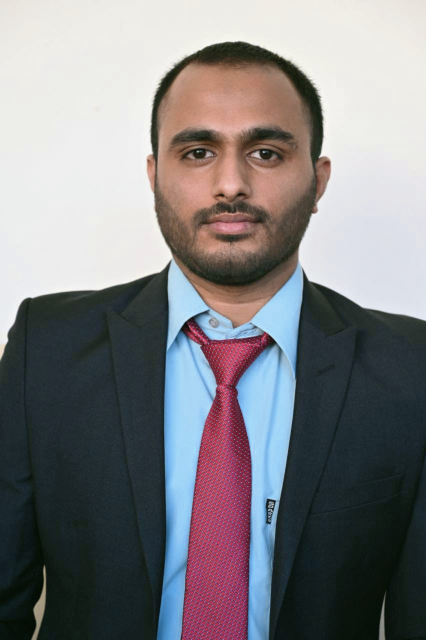
#> input picture assets/Roshan.jpeg, 852 x 1280 px (shown at 1/2 size)
$ jupyter execute read_write_show.ipynb
#> lines starting #> are read from the running program, lines starting #| are printed output that depends on the picture
[cell 1]
print("hello")

[cell 2]
import cv2
print(cv2.__version__)

[cell 3]
img1= cv2.imread("../assets/Roshan.jpeg");
#> img1 is the input picture: shape (1280, 852, 3); mean B, G, R 129.7, 126.7, 127.6
print(img1);
#> (printed output is left out)

[cell 4]
cv2.imshow("original", img1);
cv2.waitKey(2000); #display until 5 seconds
# cv2.waitKey()  #display until any key is pressed

[cell 5]
img2= cv2.resize(img1, (1280, 700))
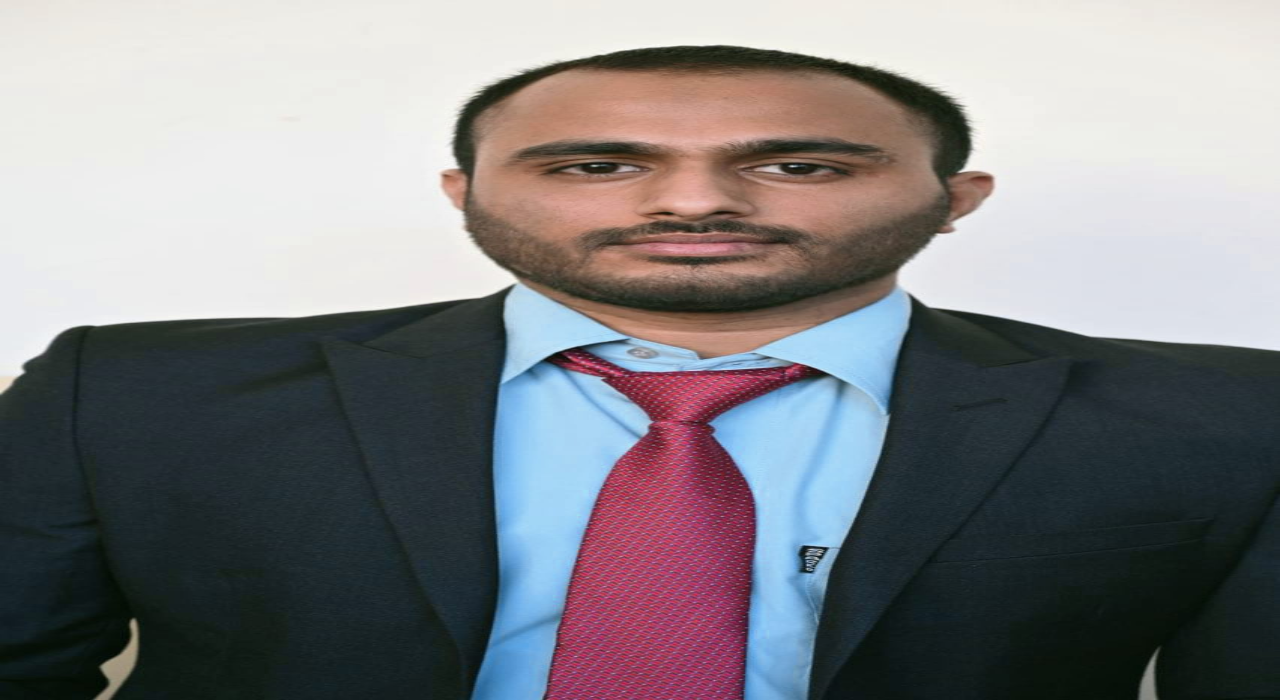
#> img2: shape (700, 1280, 3); mean B, G, R 129.6, 126.6, 127.5
print(img2.shape);
#| (700, 1280, 3)
cv2.imshow("imageResize",img2);
cv2.waitKey(2000);
cv2.destroyAllWindows();

[cell 6]
colorImage= cv2.imread("../assets/Codecortex.jpeg",1);
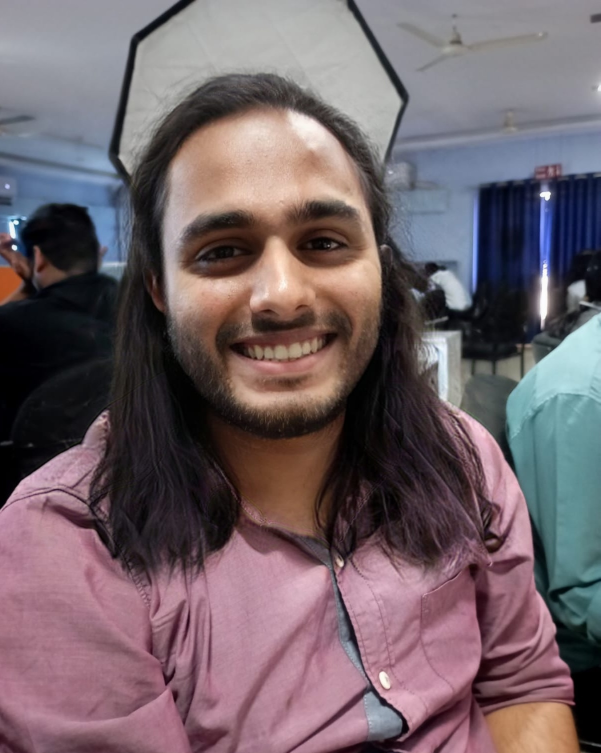
#> input picture assets/Codecortex.jpeg, 1201 x 1506 px (shown at 1/2 size)
#> colorImage is the input picture: shape (1506, 1201, 3); mean B, G, R 104.1, 98.2, 113.4
print(colorImage);
#> (printed output is left out)
cv2.imshow("colorimage", colorImage); #open in new file
cv2.waitKey(2000);

[cell 7]
greyImage= cv2.imread("../assets/Codecortex.jpeg",0);
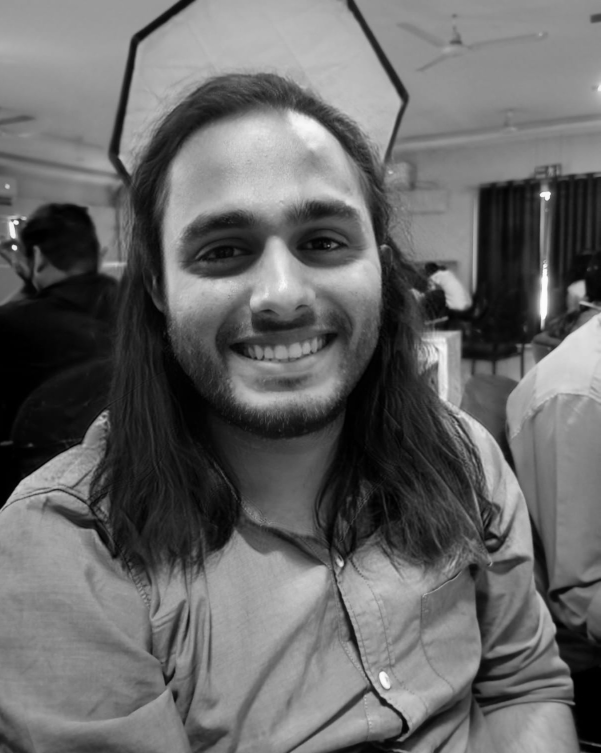
#> greyImage: shape (1506, 1201) (shown at 1/2 size); min 0, max 255, mean 103.4
print(greyImage);
#> (printed output is left out)
cv2.imshow("colorimage", greyImage);
cv2.waitKey(2000);

[cell 8]
import matplotlib.pyplot as plt

# img3 = cv2.imread("../assests/Codecortex.jpeg")  # Replace with your image path

# Resize the image
img4 = cv2.resize(colorImage, (800, 700))
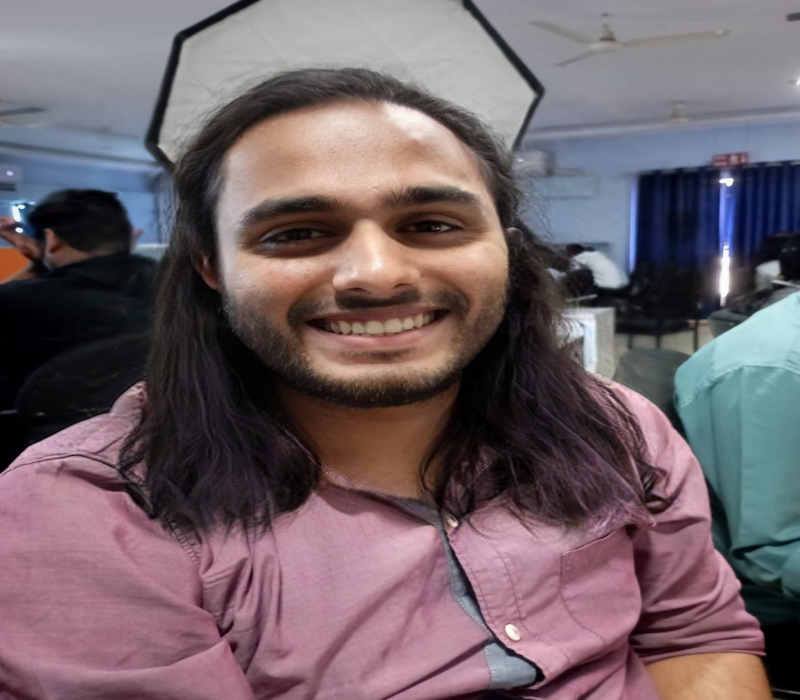
#> img4: shape (700, 800, 3); mean B, G, R 104, 98.1, 113.3
print(img4.shape)
#| (700, 800, 3)

# Convert BGR to RGB for correct color display in Matplotlib
img4 = cv2.cvtColor(img4, cv2.COLOR_BGR2RGB)

# Display using Matplotlib
plt.imshow(img4)
plt.axis("off")  # Hide axis
plt.show()

[cell 9]
greyImage= cv2.imread("../assets/CodeCortex.jpeg",-1); #-1 for more saturated
print(greyImage);
#> (printed output is left out)

plt.imshow(greyImage);
plt.axis("on");
plt.show()

convertGreyImage= cv2.cvtColor(greyImage, cv2.COLOR_BGR2RGB);
plt.imshow(convertGreyImage);
plt.show();

[cell 10]
# Read the image (-1 keeps the original color depth)
greyImage = cv2.imread("../assets/CodeCortex.jpeg", -1)
print("greyImage shape",greyImage.shape)  # Print image dimensions
#| greyImage shape (1506, 1201, 3)

# Convert BGR to RGB (Matplotlib uses RGB format)
convertGreyImage = cv2.cvtColor(greyImage, cv2.COLOR_BGR2RGB)
# convertGreyImage= cv2.resize(convertGreyImage, (1280, 6000));
print("convertGreyImage= ",convertGreyImage.shape);
#| convertGreyImage=  (1506, 1201, 3)

# Create a figure with 1 row and 2 columns
fig, axes = plt.subplots(1, 2, figsize=(12, 6))
# plt.figure(figsize=(5, 2))

# Show original image
axes[0].imshow(greyImage)
axes[0].set_title("Original Image (BGR)")
axes[0].axis("off")  # Hide axes

# Show converted image
axes[1].imshow(convertGreyImage)
axes[1].set_title("Converted Image (RGB)")
axes[1].axis("off")  # Hide axes

# Show both images together
plt.show()
#> figure, not shown here; B, G, R data is drawn as R, G, B

Take path from user and convert colored to gray

[cell 11]
# path1 = input("Enter the path and image name: ").strip();
import os
path = "../assets/Codecortex.jpeg"
print(os.path.exists(path))  # Should return True

[cell 12]
image1= cv2.imread(path,0);
image2= cv2.resize(image1, (560,700));
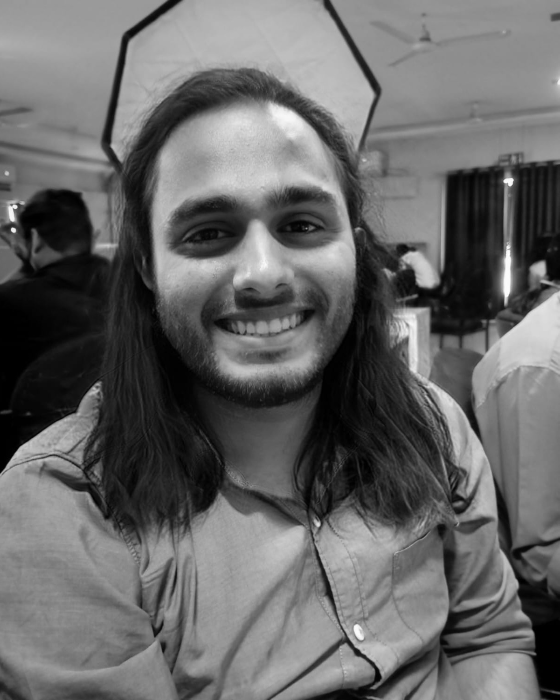
#> image2: shape (700, 560); min 0, max 255, mean 103.3
print(image2);
#> (printed output is left out)
print("image shape after resize", image2.shape)
#| image shape after resize (700, 560)

# image2= cv2.cvtColor(image2, cv2.COLOR_BGR2RGB)

plt.imshow(image2,cmap='gray');
plt.title("Grey image")
plt.axis("off");
plt.show()

[cell 13]
# Check if the file exists
if not os.path.exists(path):
    print("File not found!")
else:
    # Read the image in grayscale
    image1 = cv2.imread(path, 0)

    # Resize the image
    image2 = cv2.resize(image1, (560, 700))
    print("Image shape after resize:", image2.shape)
#| Image shape after resize: (700, 560)
    cv2.imshow("greyImageOutput",image2);

    # [7 lines of commented-out code are left out]
    k = cv2.waitKey(0)
#> (key Esc is pressed here)
